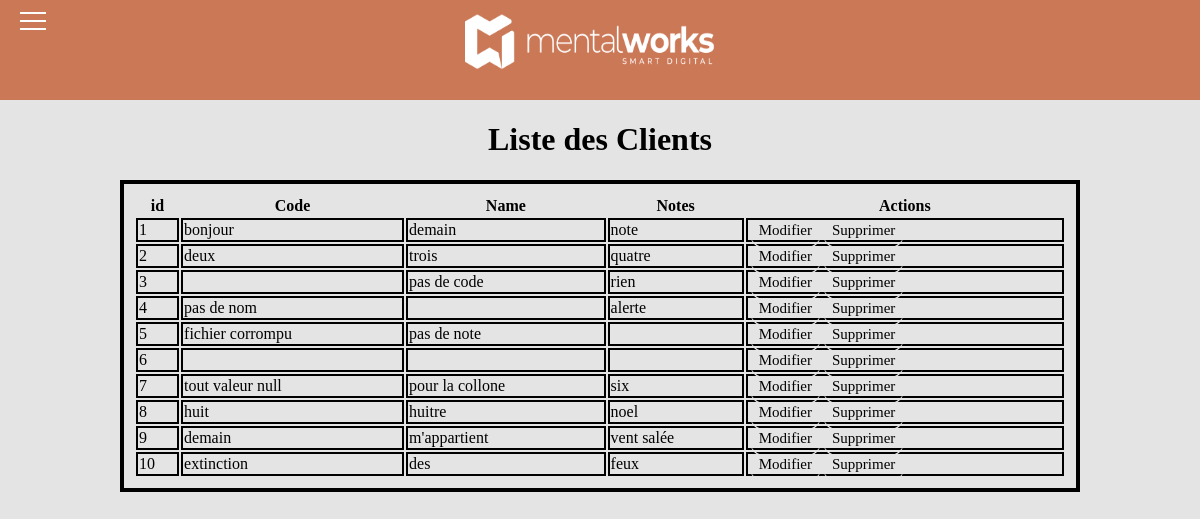
Page /Customer/Customer.php on the earlier database version.
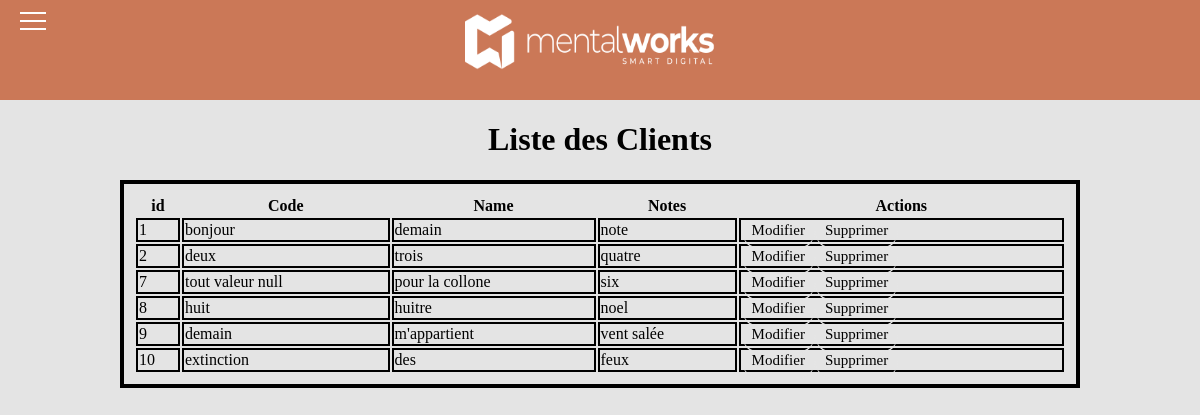
Same page on the later database version.
### tables this page shows
CREATE TABLE `customer` (
  `id` int(11) NOT NULL,
  `code` varchar(255) DEFAULT NULL,
  `name` varchar(255) DEFAULT NULL,
  `notes` text DEFAULT NULL
);

### src/Autoloader.php (called while the page is built, shortened)
<?php
class Autoloader{
    public static function register(){
        spl_autoload_register(function ($class){
            $file = str_replace('\\', DIRECTORY_SEPARATOR, $class).'.php';
            return false;
        });
    }
}

### src/Connection/Connection.php (called while the page is built, shortened)
<?php
class Connection{
    protected $server="localhost";
    protected $dbName="environgestion";
    protected $user="root";
    protected $pass="";
    private $co;
    public function connectionBDD(){
        $dsn = "mysql:host=" . $this->server ."; charset=utf8; dbname=" . $this->dbName;
        $this->co = new PDO($dsn, $this->user, $this->pass);
        $this->co->setAttribute(PDO::ATTR_ERRMODE, PDO::ERRMODE_EXCEPTION);
    }
    public function __call($name, array $arguments) {
        if(method_exists($this->co, $name)){
            try{
                return call_user_func_array(array(&$this->co, $name), $arguments);
            }
            catch(Exception $e){
                throw new Exception('Erreur: "'.$name.'" nexiste pas.');
            }
         }
     }
}

### src/Repository/CustomerRepository.php (the view, shortened to what this page needs)
<?php
class CustomerRepository
{
    public static function listCustomer(){
        $co = new Connection();
        echo '<table class="table table-striped table-bordered">';
            echo '<thead>';
                echo '<tr>';
                    echo'<th>id</th>';
                    echo'<th>Code</th>';
                    echo'<th>Name</th>';
                    echo'<th>Notes</th>';
                    echo'<th>Actions</th>';
                echo'</tr>';
            echo'</thead>';
            echo'<tbody>';
                $co->connectionBDD();
                $statement = $co->query('SELECT id, code, name, notes FROM customer ORDER BY id ASC');
                while($item = $statement->fetch()) {
                    echo '<tr>';
                    echo '<td>'. $item['id'] . '</td>';
                    echo '<td>'. $item['code'] . '</td>';
                    echo '<td>'. $item['name'] . '</td>';
                    echo '<td>'. $item['notes'] . '</td>';
                    echo '<td>';
                    echo '<a class="btn btn-primary" href="UpdateCustomer.php?id=' . $item['id'] . '">Modifier</a>';
                    echo '<a class="btn btn-primary" href="DeleteCustomer.php?id=' . $item['id'] . '">Supprimer</a>';
                    echo '</td>';
                    echo '</tr>';
                }
            echo'</tbody>';
        echo'</table>';
    }
}

### Customer/Customer.php (shortened to what this page needs)
<?php
require '../src/Autoloader.php';
?>
<!doctype html>
<html lang="fr">
    <head>
        <link rel="stylesheet" href="../CSS/Style.css" type="text/css">
        <link rel="stylesheet" href="https://use.fontawesome.com/releases/v5.7.0/css/all.css"
>
    </head>
    <main>
        <?php include '../Layout/Menu.php'; ?>
        <div class="container">
          <h1><strong>Liste des Clients</strong></h1>
          <?php
          CustomerRepository::listCustomer();
          ?>
        </div>
    </main>
</html>

### Layout/Menu.php (shortened to what this page needs)
<div class="container1">
    <img src="../Images/logo_main.png">
    <div class="hamburger-menu">
        <label class="menu__btn" for="menu__toggle">
        <span></span>
        </label>
    </div>
  </div>

### CSS/Style.css (style rules this page uses)
.container1 { background-color: #cb7857; height: 100px; display: flex; justify-content: center; }
img { width: 250px; height: 70px; }
.menu__btn { position: fixed; top: 20px; left: 20px; width: 26px; height: 26px; cursor: pointer; z-index: 1; }
.menu__btn > span, .menu__btn > span::before, .menu__btn > span::after { display: block; position: absolute; width: 100%; height: 2px; background-color: white; transition-duration: .25s; }
.menu__btn > span::before { content: ''; top: -8px; }
.menu__btn > span::after { content: ''; top: 8px; }
a { color: black; text-decoration: none; font-size: 15px; margin-top: 10px; margin-bottom: 5px; border-bottom: 2px solid #e4e4e4; border-radius: 20px; padding: 10px; }
h1 { display: flex; justify-content: center; }
table { border: solid 4px black; width: 80%; padding: 10px; margin-left: 10%; max-height: 500px; }
td { border: solid 2px black; }

Differences in the rows shown:
removed customer: id "3", name "pas de code", notes "rien"
removed customer: id "4", code "pas de nom", notes "alerte"
removed customer: id "5", code "fichier corrompu", name "pas de note"
removed customer: id "6"
